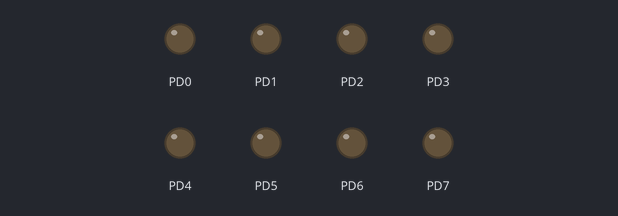
Bench run of a program on a simulated ATmega328P, built with avr-gcc and emulated at 16 MHz. On the bench: output pins drawn as LEDs (lit = HIGH).

Above: at 0.2 s.
At 1.7 s:
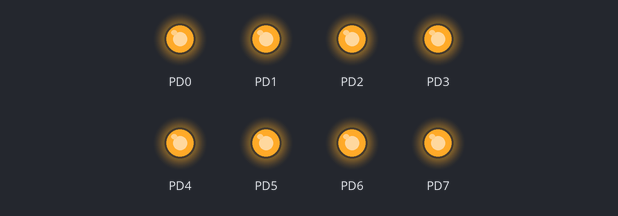
Timing chart, 0 to 3.0 s (numbered marks = the images above):
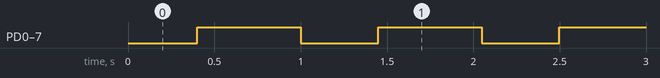

Measured:
- by itself, PD0–7: alternates HIGH for 0.60 s and LOW for 0.45 s

The program:

main.c
```c
/*
 * lab2.c
 *
 * Created: 18.06.2026 23:05:38
 * Author : erdyakov
 */


#include <avr/io.h>
#include <avr/interrupt.h>

#define F_CPU 16000000UL


void delay_second()
{
	TCNT1 = 0;

	TCCR1B |= (1 << CS12) | (0 << CS11) | (0 << CS10);
	OCR1A = 62500 - 1;
	// Ñáðîñ ôëàãà ïåðåïîëíåíèÿ (íà âñÿêèé ñëó÷àé)
	// Ñîãëàñíî òàáëèöå 15-6 (ðåãèñòð TIFR1)
	TIFR1 |= (1 << OCF1A); // Ñáðîñ ôëàãà ñîâïàäåíèÿ OCF1A

	// Æäåì, ïîêà òàéìåð íå äîñ÷èòàåò äî OCR1A
	// Áèòû ðåãèñòðà TIFR1 îïèñàíû â òàáëèöå 15-6 äàòàøèòà
	while (!(TIFR1 & (1 << OCF1A)))
	{
		// Ïóñòîé öèêë - ïðîöåññîð æäåò, ïîêà òàéìåð äîñ÷èòàåò
		// Ôëàã OCF1A óñòàíàâëèâàåòñÿ â 1 ïðè ñîâïàäåíèè TCNT1 è OCR1A
		// Ñîãëàñíî òàáëèöå 15-6: OCF1A - áèò 1 â TIFR1
		// 1<<1 = 0b00000010 (ïðîâåðÿåì áèò 1)
	}

	// Îñòàíàâëèâàåì òàéìåð (CS12=0, CS11=0, CS10=0)
	TCCR1B &= ~((1 << CS12) | (1 << CS11) | (1 << CS10));

	// Ñáðàñûâàåì ôëàã ñîâïàäåíèÿ
	TIFR1 |= (1 << OCF1A);
}

void timer_shadow()
{
    TCCR1A = 0;
    TCCR1B = 0;
    TCNT1 = 0;

    // Íàñòðîéêà ðåæèìà CTC (Clear Timer on Compare)
    // Áèò WGM12 = 1 â ðåãèñòðå TCCR1B
    //TCCR1B |= (1 << WGM12);
	/*
     * Òàáëèöà âûáîðà ïðåääåëèòåëÿ (Clock Select):
     * CS12 CS11 CS10 | Äåëèòåëü
     *  0    0    0   | Òàéìåð îñòàíîâëåí
     *  0    0    1   | 1 (áåç äåëåíèÿ) - 16 ÌÃö
     *  0    1    0   | 8 - 2 ÌÃö
     *  0    1    1   | 64 - 250 êÃö
     *  1    0    0   | 256 - 62.5 êÃö
     *  1    0    1   | 1024 - 15.625 êÃö
	*/
	TCCR1B |= (1 << CS12) | (0 << CS11) | (0 << CS10);
	TIMSK1 |= (1 << OCIE1A) | (1 << OCIE1B); // ðàçðåøèòü ïðåðûâàíèÿ ïðè ñîâïàäåíèè
    // Íàñòðîéêà ðåãèñòðà ñðàâíåíèÿ OCR1A, ôëàã success áóäåò OCF1A
    // Äëÿ çàäåðæêè 1 ñåêóíäó:
    // ×àñòîòà òàêòèðîâàíèÿ òàéìåðà = F_CPU / äåëèòåëü
    // Íàïðèìåð, ñ äåëèòåëåì 64: 16 ÌÃö / 64 = 250 êÃö
    // Îäèí òàêò = 1/250000 = 4 ìêñ
    // Äëÿ 1 ñåêóíäû íóæíî: 1 / 0.000004 = 250000 òàêòîâ
    OCR1A = 25000 - 1;
	OCR1B = 62500 - 1;
}

volatile int8_t shadow_led = 0;
ISR(TIMER1_COMPA_vect)
{
	PORTD = 0xFF;
}


ISR(TIMER1_COMPB_vect)
{
	PORTD = 0x00;
}

void timer_move()
{
    TCCR2A = 0;
    TCCR2B = 0;
    TCNT2 = 0;

    // Íàñòðîéêà ðåæèìà CTC (Clear Timer on Compare)
    // Áèò WGM12 = 1 â ðåãèñòðå TCCR1B
    TCCR2B |= (1 << WGM22);

	/*
     * Òàáëèöà âûáîðà ïðåääåëèòåëÿ (Clock Select):
     * CS12 CS11 CS10 | Äåëèòåëü
     *  0    0    0   | Òàéìåð îñòàíîâëåí
     *  0    0    1   | 1 (áåç äåëåíèÿ) - 16 ÌÃö
     *  0    1    0   | 8 - 2 ÌÃö
     *  0    1    1   | 64 - 250 êÃö
     *  1    0    0   | 256 - 62.5 êÃö
     *  1    0    1   | 1024 - 15.625 êÃö
	*/
	TCCR2B |= (1 << CS22) | (1 << CS21) | (1 << CS20);
	TIMSK2 |= (1 << OCIE2A); // ðàçðåøèòü ïðåðûâàíèÿ ïðè ñîâïàäåíèè
    // Íàñòðîéêà ðåãèñòðà ñðàâíåíèÿ OCR1A, ôëàã success áóäåò OCF1A
    // Äëÿ çàäåðæêè 1 ñåêóíäó:
    // ×àñòîòà òàêòèðîâàíèÿ òàéìåðà = F_CPU / äåëèòåëü
    // Íàïðèìåð, ñ äåëèòåëåì 64: 16 ÌÃö / 64 = 250 êÃö
    // Îäèí òàêò = 1/250000 = 4 ìêñ
    // Äëÿ 1 ñåêóíäû íóæíî: 1 / 0.000004 = 250000 òàêòîâ
    OCR2A = 155 - 1;
}

volatile int8_t move_led = 4;
ISR(TIMER2_COMPA_vect)
{
    PORTD &= 0x0F;
	PORTD |= (1 << move_led++);
	if (move_led == 8) {
		move_led = 4;

	}
}


volatile uint8_t timer1_enabled = 1;
void toggle_timer1()
{
	timer1_enabled ^= 1;

	if (timer1_enabled)
	{
		TIMSK1 |= (1 << OCIE1A);
	}
	else
	{
		TIMSK1 &= ~(1 << OCIE1A);
	}
}

volatile uint8_t timer2_enabled = 1;
void toggle_timer2()
{
	timer2_enabled ^= 1;

	if (timer2_enabled)
	{
		TIMSK2 |= (1 << OCIE2A);
	}
	else
	{
		TIMSK2 &= ~(1 << OCIE2A);
	}
}

int main(void)
{
	DDRD |= 0xFF;
	DDRB &= ~((1 << PB0) | (1 << PB1));
	sei();
	timer_shadow();

    while (1)
    {

	}
}
```
